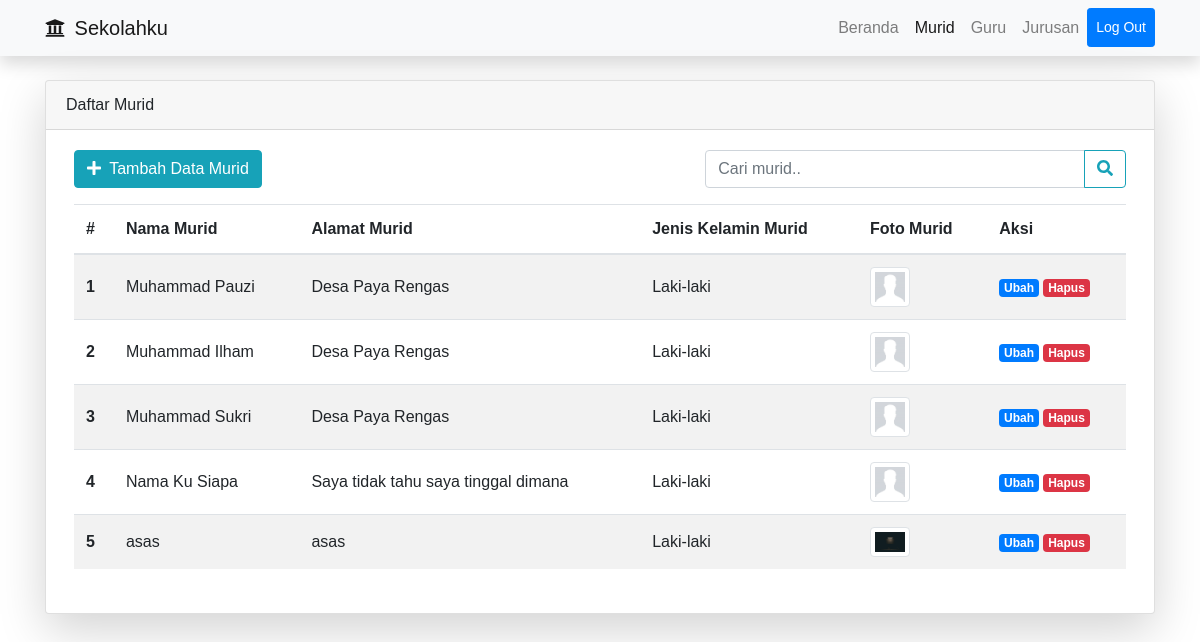
Screenshot of /murid/murid.php (signed in) with the database file from the repository.
### tables this page shows
CREATE TABLE `murid` (
  `id` int(11) NOT NULL,
  `nama` varchar(128) NOT NULL,
  `alamat` varchar(128) NOT NULL,
  `jenis_kelamin` varchar(9) NOT NULL,
  `foto` varchar(255) NOT NULL
);

### app/App.php (called while the page is built, shortened)
<?php
class App
{
    protected function getConn()
    {
        return mysqli_connect("Localhost", "root", "", "db_sekolahku");
    }
    public function query($query)
    {
        $conn = $this->getConn();
        $result = mysqli_query($conn, $query);
        $rows = [];
        while ($row = mysqli_fetch_assoc($result)) {
            $rows[] = $row;
        }
        return $rows;
    }
}

### murid/murid.php (the view, shortened to what this page needs)
<?php
require '../app/init.php';
$objMurid->is_login();
if (isset($_POST['cari'])) {
    $murid = $objMurid->cari($_POST['keyword'], 'murid');
} else {
    $murid = $objMurid->query("SELECT * FROM murid");
}
?>
<!DOCTYPE html>
<html lang="en">
<head>
    <link rel="stylesheet" href="<?= BASEURL; ?>vendor/bootstrap4/css/bootstrap.min.css">
    <link rel="stylesheet" href="<?= BASEURL; ?>assets/css/style.css">
</head>
<body class="pb-5">
    <nav class="navbar navbar-expand-lg navbar-light bg-light shadow">
        <div class="container">
            <a class="navbar-brand" href="../index.php"><i class="fa fa-university mr-1"></i> Sekolahku</a>
            <div class="collapse navbar-collapse justify-content-end" id="navbarNav">
                <ul class="navbar-nav">
                    <li class="nav-item">
                        <a class="nav-link" href="../index.php">Beranda</a>
                    </li>
                    <li class="nav-item active">
                        <a class="nav-link" href="murid.php">Murid</a>
                    </li>
                    <li class="nav-item">
                        <a class="nav-link" href="../guru/guru.php">Guru</a>
                    </li>
                    <li class="nav-item">
                        <a class="nav-link" href="../jurusan/jurusan.php">Jurusan</a>
                    </li>
                    <li class="nav-item ">
                        <a class="nav-link btn btn-primary btn-sm text-white" href="../auth/logout.php">Log Out</a>
                    </li>
                </ul>
            </div>
        </div>
    </nav>
    <div class="container">
        <div class="row mt-4">
            <div class="col">
                <div class="card shadow-lg">
                    <div class="card-header">
                        Daftar Murid
                    </div>
                    <div class="card-body">
                        <div class="row px-2 justify-content-between">
                            <div class="col-md-4">
                                <a href="tambah.php" class="btn btn-info"><i class="fa fa-plus mr-1"></i> Tambah Data Murid</a>
                            </div>
                            <div class="col-md-5">
                                <form action="" method="post">
                                    <div class="input-group input-group-cari">
                                        <input type="text" class="form-control" placeholder="Cari murid.." name="keyword" autocomplete="off" autofocus>
                                        <div class="input-group-append">
                                            <button class="btn btn-outline-info" type="submit" name="cari"><i class="fa fa-search"></i></button>
                                        </div>
                                    </div>
                                </form>
                            </div>
                        </div>
                        <div class="row p-2">
                            <div class="col">
                                <div class="table-responsive">
                                    <table class="table <?= empty($murid) ? '' : 'table-striped'; ?> mt-2">
                                        <thead>
                                            <tr>
                                                <th scope="col">#</th>
                                                <th scope="col">Nama Murid</th>
                                                <th scope="col">Alamat Murid</th>
                                                <th scope="col">Jenis Kelamin Murid</th>
                                                <th scope="col">Foto Murid</th>
                                                <th scope="col">Aksi</th>
                                            </tr>
                                        </thead>
                                        <tbody>
                                            <?php $no = 1;
                                            foreach ($murid as $m) : ?>
                                                <tr>
                                                    <th scope="row"><?= $no++; ?></th>
                                                    <td><?= $m['nama']; ?></td>
                                                    <td><?= $m['alamat']; ?></td>
                                                    <td><?= $m['jenis_kelamin']; ?></td>
                                                    <td class="foto-murid">
                                                        <img src="../assets/img/murid/<?= $m['foto']; ?>" data-toggle="modal" data-target="#fotoModal" class="img-thumbnail foto-list">
                                                    </td>
                                                    <td>
                                                        <a href="ubah.php?id=<?= $m['id']; ?>" class="badge badge-primary">Ubah</a>
                                                        <a href="hapus.php?id=<?= $m['id']; ?>" class="badge badge-danger">Hapus</a>
                                                    </td>
                                                </tr>
                                            <?php endforeach; ?>
                                        </tbody>
                                    </table>
                                </div>
                            </div>
                        </div>
                    </div>
                </div>
            </div>
        </div>
    </div>
</body>
</html>

### assets/css/style.css (style rules this page uses)
* { font-family: 'Source Sans Pro',sans-serif; }
.table > tbody > tr > * { vertical-align: middle; }
.foto-murid img { width: 40px; cursor: pointer; }

### rows the page displays
murid: nama "Muhammad Pauzi", alamat "Desa Paya Rengas", jenis_kelamin "Laki-laki", foto (placeholder picture)
murid: nama "Muhammad Ilham", alamat "Desa Paya Rengas", jenis_kelamin "Laki-laki", foto (placeholder picture)
murid: nama "Muhammad Sukri", alamat "Desa Paya Rengas", jenis_kelamin "Laki-laki", foto (placeholder picture)
murid: nama "Nama Ku Siapa", alamat "Saya tidak tahu saya tinggal dimana", jenis_kelamin "Laki-laki", foto (placeholder picture)
murid: nama "asas", alamat "asas", jenis_kelamin "Laki-laki", foto (picture)
